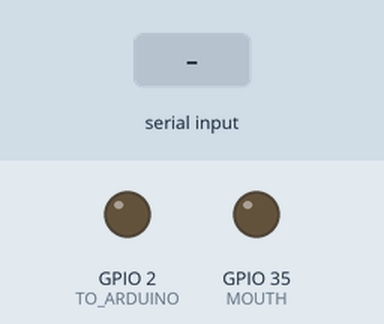
A sketch run on a simulated ESP32. Parts: output pins drawn as LEDs (lit = HIGH). Inputs (shaded band) come from the test bench.

Above: at 1.2 s.
1.3 s: "90,45\n" received over the second serial link
At 3.0 s:
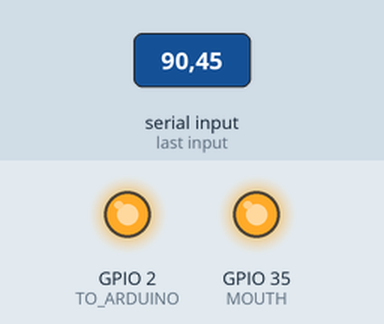
Timing chart, 0 to 9.8 s (numbered marks = the images above; inputs shaded):
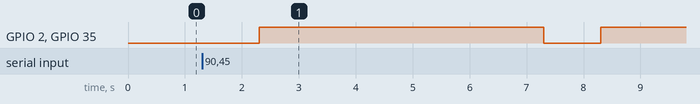

The sketch:

servo-playback.ino
```cpp
// Example 6 - Receiving binary data
#include <HardwareSerial.h>

#define MOUTH 35
#define TO_ARDUINO 2
HardwareSerial SerialPort(1); // use UART1

void setup()
{
    SerialPort.begin(115200, SERIAL_8N1, 9, 10);
    pinMode(MOUTH, OUTPUT);
    pinMode(TO_ARDUINO, OUTPUT);
    digitalWrite(TO_ARDUINO, LOW);
}

void loop() {
    if(SerialPort.available()>0)
    {
      String data = Serial.readStringUntil('\n');

      int num = data.toInt();

      digitalWrite(TO_ARDUINO, HIGH);

      //play file
      digitalWrite(MOUTH, HIGH);
      delay(5000);
      digitalWrite(MOUTH, LOW);
      digitalWrite(TO_ARDUINO, LOW);
    }
}
```

Measured:
- after the input at 1.3 s, GPIO 2 (TO_ARDUINO), GPIO 35 (MOUTH): LOW → HIGH after 1.0 s, → LOW 5.0 s later, → HIGH 1.0 s later
